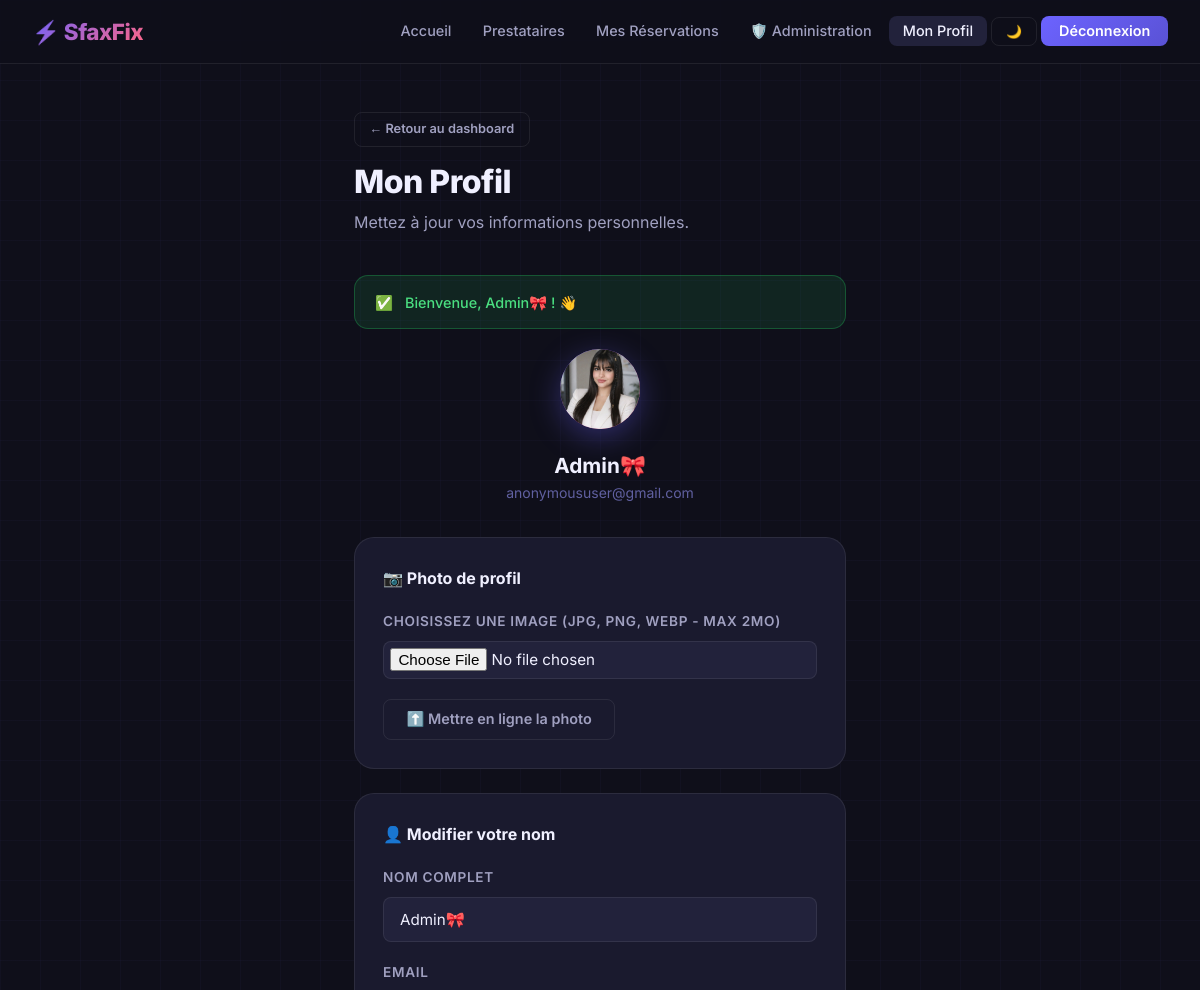
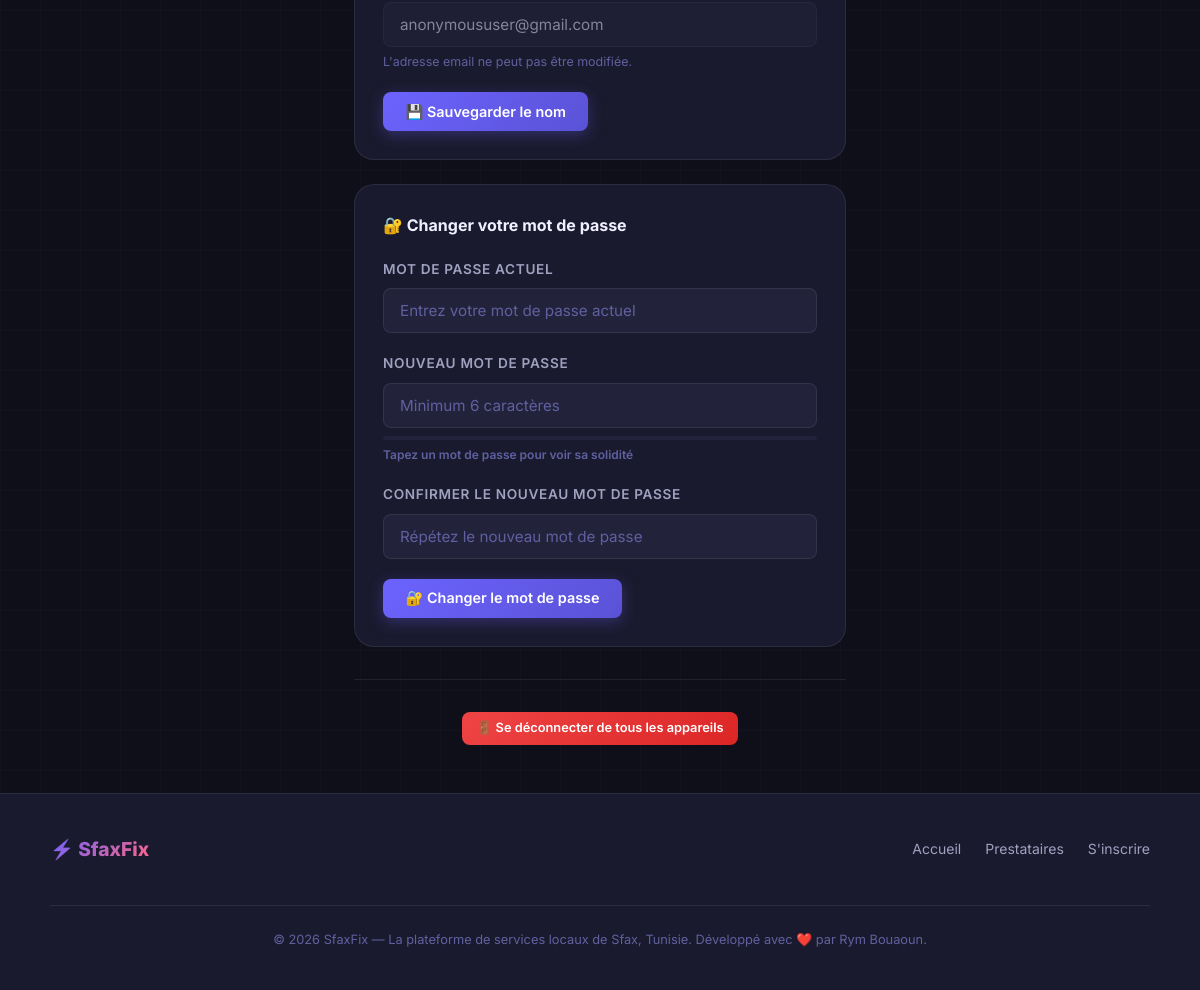
The app's page /pages/profile.php (signed in) with its own data (2 pictures, top to bottom).
### tables this page shows
CREATE TABLE `utilisateurs` (
  `id` int(11) NOT NULL,
  `nom` varchar(100) NOT NULL,
  `email` varchar(150) NOT NULL,
  `mot_de_passe` varchar(255) NOT NULL,
  `role` enum('user','admin') NOT NULL DEFAULT 'user',
  `photo_profil` varchar(255) DEFAULT NULL,
  `created_at` timestamp NOT NULL DEFAULT current_timestamp()
);

### pages/profile.php (the view, shortened to what this page needs)
<?php
include("../config/db.php");
$user_id = (int)$_SESSION['user_id'];
$fetch = $conn->prepare("
    SELECT nom, email, photo_profil
    FROM utilisateurs
    WHERE id = ?
    LIMIT 1
");
$fetch->bind_param("i", $user_id);
$fetch->execute();
$user = $fetch->get_result()->fetch_assoc();
?>
<!DOCTYPE html>
<html lang="fr">
<head>
    <link rel="stylesheet" href="../assets/css/style.css">
</head>
<body>
<?php include("../includes/navbar.php"); ?>
<main>
    <div class="page-wrapper-sm">
        <div class="page-header">
            <a href="dashboard.php" class="btn btn-outline btn-sm" style="margin-bottom:1rem;">
                ← Retour au dashboard
            </a>
            <h1 class="page-title">Mon Profil</h1>
            <p class="page-subtitle">Mettez à jour vos informations personnelles.</p>
        </div>
        <?php include("../includes/flash.php"); ?>
        <div class="profile-header">
            <?php if (!empty($user['photo_profil'])): ?>
                <img src="../assets/uploads/<?= htmlspecialchars($user['photo_profil']) ?>" alt="Photo" class="profile-avatar-lg" style="object-fit:cover;">
            <?php else: ?>
                <div class="profile-avatar-lg">
                    <?= strtoupper(mb_substr($user['nom'], 0, 1)) ?>
                </div>
            <?php endif; ?>
            <h2><?= htmlspecialchars($user['nom']) ?></h2>
            <p><?= htmlspecialchars($user['email']) ?></p>
        </div>
        <div class="card" style="margin-bottom: 1.5rem;">
            <h3 style="font-size:1rem; font-weight:700; margin-bottom:1.25rem;">
                📷 Photo de profil
            </h3>
            <form method="POST" enctype="multipart/form-data">
                <div class="form-group">
                    <label class="form-label" for="avatar">Choisissez une image (JPG, PNG, WEBP - Max 2Mo)</label>
                    <input type="file" id="avatar" name="avatar" class="form-control" accept=".jpg,.jpeg,.png,.webp" required style="padding:0.4rem;">
                </div>
                <button type="submit" class="btn btn-outline">
                    ⬆️ Mettre en ligne la photo
                </button>
            </form>
        </div>
        <div class="card" style="margin-bottom: 1.5rem;">
            <h3 style="font-size:1rem; font-weight:700; margin-bottom:1.25rem;">
                👤 Modifier votre nom
            </h3>
            <form method="POST" novalidate>
                <div class="form-group">
                    <label class="form-label" for="nom">Nom complet</label>
                    <input
                        type="text"
                        id="nom"
                        name="nom"
                        class="form-control"
                        value="<?= htmlspecialchars($user['nom']) ?>"
                        required
                        autocomplete="name"
                    >
                </div>
                <div class="form-group">
                    <label class="form-label">Email</label>
                    <input
                        type="email"
                        class="form-control"
                        value="<?= htmlspecialchars($user['email']) ?>"
                        disabled
                    >
                    <p style="font-size:0.78rem; color:var(--text-muted); margin-top:0.35rem;">
                        L'adresse email ne peut pas être modifiée.
                    </p>
                </div>
                <button type="submit" class="btn btn-primary">
                    💾 Sauvegarder le nom
                </button>
            </form>
        </div>
        <div class="card">
            <h3 style="font-size:1rem; font-weight:700; margin-bottom:1.25rem;">
                🔐 Changer votre mot de passe
            </h3>
            <form method="POST" novalidate id="passwordForm">
                <div class="form-group">
                    <label class="form-label" for="current_password">
                        Mot de passe actuel
                    </label>
                    <input
                        type="password"
                        id="current_password"
                        name="current_password"
                        class="form-control"
                        placeholder="Entrez votre mot de passe actuel"
                        required
                        autocomplete="current-password"
                    >
                </div>
                <div class="form-group">
                    <label class="form-label" for="new_password">
                        Nouveau mot de passe
                    </label>
                    <input
                        type="password"
                        id="new_password"
                        name="new_password"
                        class="form-control"
                        placeholder="Minimum 6 caractères"
                        required
                        autocomplete="new-password"
                        oninput="checkStrength(this.value)"
                    >
                    <div class="strength-bar-wrapper">
                    </div>
                    <p class="strength-label" id="strengthLabel" style="color:var(--text-muted);">
                        Tapez un mot de passe pour voir sa solidité
                    </p>
                </div>
                <div class="form-group">
                    <label class="form-label" for="confirm_password">
                        Confirmer le nouveau mot de passe
                    </label>
                    <input
                        type="password"
                        id="confirm_password"
                        name="confirm_password"
                        class="form-control"
                        placeholder="Répétez le nouveau mot de passe"
                        required
                        autocomplete="new-password"
                        oninput="checkMatch()"
                    >
                </div>
                <button type="submit" class="btn btn-primary">
                    🔐 Changer le mot de passe
                </button>
            </form>
        </div>
        <div style="text-align:center; margin-top:2rem; padding-top:2rem; border-top: 1px solid var(--border);">
            <a href="logout.php" class="btn btn-danger btn-sm">
                🚪 Se déconnecter de tous les appareils
            </a>
        </div>
    </div>
</main>
<?php include("../includes/footer.php"); ?>
</body>
</html>

### assets/css/style.css (style rules this page uses)
:root { --primary: #6C63FF; --primary-dark: #5a52d5; --primary-light: #EEE9FF; --accent: #FF6584; --success: #22c55e; --warning: #f59e0b; --danger: #ef4444; --info: #3b82f6; --bg: #0f0f1a; --bg-card: #1a1a2e; --bg-elevated: #22223b; --border: rgba(255,255,255,0.08); --border-hover: rgba(108,99,255,0.5); --text-primary: #f0f0ff; --text-secondary:#a0a0c0; --text-muted: #6060a0; --radius-sm: 8px; --radius-md: 14px; --radius-lg: 20px; --radius-xl: 28px; --shadow-sm: 0 2px 12px rgba(0,0,0,0.3); --shadow-md: 0 8px 32px rgba(0,0,0,0.4); --shadow-glow:0 0 40px rgba(108,99,255,0.25); --transition: all 0.25s cubic-bezier(0.4, 0, 0.2, 1); }
*, *::before, *::after { box-sizing: border-box; margin: 0; padding: 0; }
html { scroll-behavior: smooth; }
body { font-family: 'Inter', sans-serif; background-color: var(--bg); color: var(--text-primary); min-height: 100vh; line-height: 1.6; display: flex; flex-direction: column; background-image: linear-gradient(rgba(108,99,255,0.03) 1px, transparent 1px), linear-gradient(90deg, rgba(108,99,255,0.03) 1px, transparent 1px); background-size: 40px 40px; }
main { flex: 1; }
a { color: var(--primary); text-decoration: none; transition: var(--transition); }
img { max-width: 100%; height: auto; }
.page-wrapper-sm { max-width: 540px; margin: 0 auto; padding: 3rem 1.5rem; }
.page-header { margin-bottom: 2.5rem; }
.page-title { font-size: 2rem; font-weight: 800; letter-spacing: -0.5px; background: linear-gradient(135deg, var(--text-primary) 60%, var(--primary)); -webkit-background-clip: text; -webkit-text-fill-color: transparent; background-clip: text; line-height: 1.2; }
.page-subtitle { color: var(--text-secondary); margin-top: 0.5rem; font-size: 1rem; }
.card { background: var(--bg-card); border: 1px solid var(--border); border-radius: var(--radius-lg); padding: 1.75rem; transition: var(--transition); position: relative; overflow: hidden; }
.card::before { content: ''; position: absolute; top: 0; left: 0; right: 0; height: 2px; background: linear-gradient(90deg, var(--primary), var(--accent)); opacity: 0; transition: var(--transition); }
.btn { display: inline-flex; align-items: center; justify-content: center; gap: 0.5rem; padding: 0.65rem 1.4rem; border-radius: var(--radius-sm); font-family: 'Inter', sans-serif; font-size: 0.9rem; font-weight: 600; border: none; cursor: pointer; transition: var(--transition); text-decoration: none; white-space: nowrap; }
.btn-primary { background: linear-gradient(135deg, var(--primary), var(--primary-dark)); color: #fff; box-shadow: 0 4px 15px rgba(108,99,255,0.3); }
.btn-danger { background: linear-gradient(135deg, var(--danger), #dc2626); color: #fff; }
.btn-outline { background: transparent; color: var(--text-secondary); border: 1px solid var(--border); }
.btn-sm { padding: 0.4rem 0.9rem; font-size: 0.8rem; }
.form-group { margin-bottom: 1.25rem; }
.form-label { display: block; font-size: 0.85rem; font-weight: 600; color: var(--text-secondary); margin-bottom: 0.5rem; text-transform: uppercase; letter-spacing: 0.05em; }
.form-control { width: 100%; padding: 0.75rem 1rem; background: var(--bg-elevated); border: 1px solid var(--border); border-radius: var(--radius-sm); color: var(--text-primary); font-family: 'Inter', sans-serif; font-size: 0.95rem; transition: var(--transition); outline: none; appearance: none; -webkit-appearance: none; }
.form-control::placeholder { color: var(--text-muted); }
.form-control:disabled { opacity: 0.5; cursor: not-allowed; }

### pages/profile.php (style rules this page uses)
.strength-bar-wrapper { height: 4px; background: var(--bg-elevated); border-radius: 99px; margin-top: 0.5rem; overflow: hidden; }
.strength-label { font-size: 0.75rem; margin-top: 0.3rem; font-weight: 600; }
.profile-avatar-lg { width: 80px; height: 80px; border-radius: 50%; background: linear-gradient(135deg, var(--primary), var(--accent)); display: flex; align-items: center; justify-content: center; font-size: 2rem; font-weight: 800; color: #fff; margin: 0 auto 1.25rem; box-shadow: 0 8px 30px rgba(108,99,255,0.35); }
.profile-header { text-align: center; margin-bottom: 2rem; }
.profile-header h2 { font-size: 1.3rem; font-weight: 700; }
.profile-header p { color: var(--text-muted); font-size: 0.875rem; }

### records on screen
utilisateurs: photo_profil (picture), nom "Admin🎀", email "anonymoususer@gmail.com"

### other values on screen
$icon "✅"
$flash['message'] "Bienvenue, Admin🎀 ! 👋"
